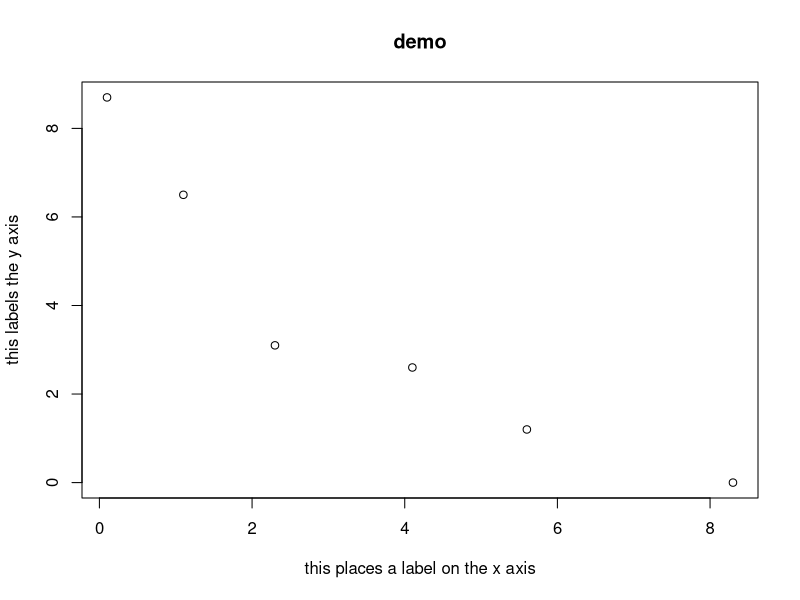
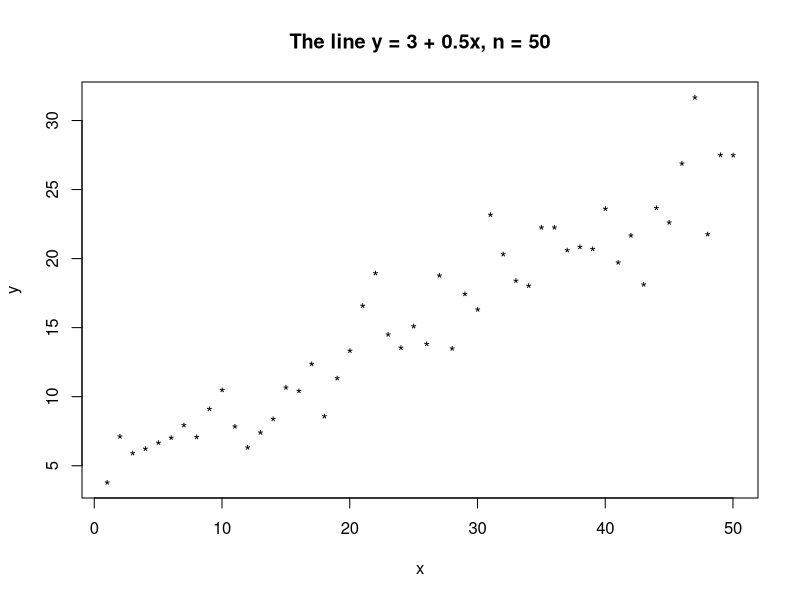

The R source for these figures, in order:
x <- c(0.1,1.1,2.3,4.1, 5.6, 8.3)
y <- c(8.7, 6.5, 3.1, 2.6, 1.2,0)
plot(x,y,xlab = 'this places a label on the x axis', ylab = 'this labels the y axis')
title('demo')
sum(x)
sum(x*y)
mean(x)
n <- 50         # the sample size, n, will be 50
x <- c(1:n)     # the x vector will just be 1,2,3,…50
# simulate n = 50 random normal errors with mean 0 and standard deviation 3
error <- rnorm(n, 0, 3)
# the model is y = 3 + 0.5*x + random error (white noise in this case)
y <- 3 + 0.5*x + error
plot(x,y,pch='*') # make a scatterplot of what was simulated
title('The line y = 3 + 0.5x, n = 50')

